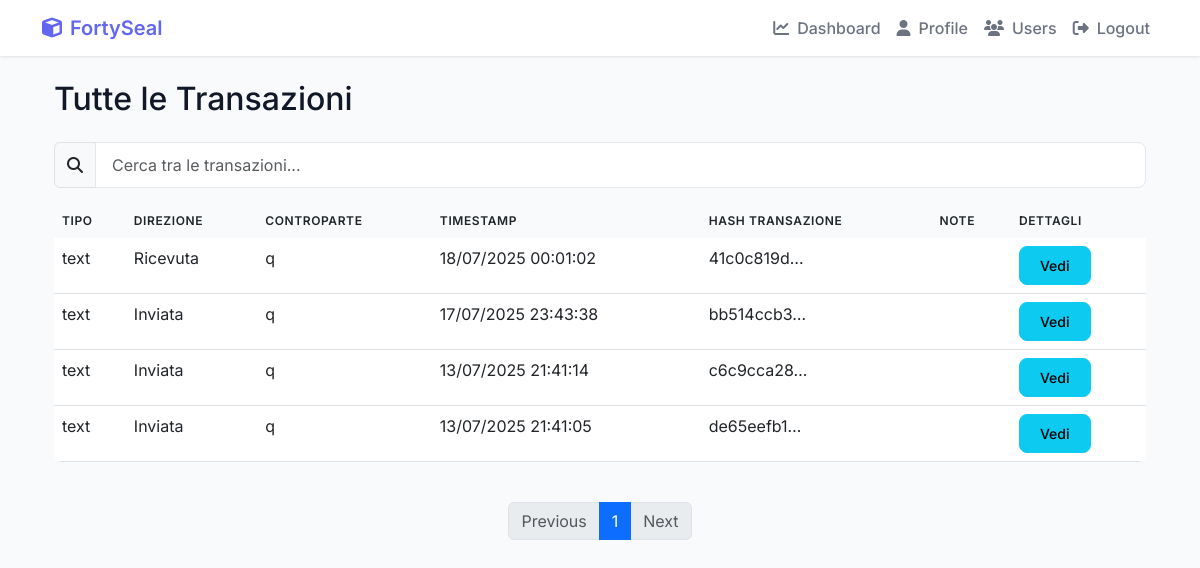
The app's page /all-transactions/ (signed in) with its own data.
### Cripto1/models.py (models this page shows, shortened)
class Transaction(models.Model):
    TRANSACTION_TYPES = [
        ('text', 'Text Message'),
        ('file', 'File Upload'),
    ]
    block = models.ForeignKey(Block, on_delete=models.CASCADE, related_name='transactions', null=True, blank=True)
    type = models.CharField(max_length=50, choices=TRANSACTION_TYPES)
    sender = models.ForeignKey(User, on_delete=models.CASCADE, related_name='sent_transactions')
    receiver = models.ForeignKey(User, on_delete=models.CASCADE, related_name='received_transactions')
    sender_public_key = models.TextField(null=True, blank=True)  # Nuovo campo
    content = models.TextField(blank=True)  # For text messages
    file = models.FileField(upload_to='transaction_files/', null=True, blank=True,
                          validators=[FileExtensionValidator(allowed_extensions=['pdf', 'csv', 'xlsx', 'xls', 'doc', 'docx', 'txt'])])
    timestamp = models.FloatField()
    transaction_hash = models.CharField(max_length=255, unique=True)
    signature = models.TextField(null=True, blank=True)
    is_encrypted = models.BooleanField(default=False)
    original_filename = models.CharField(max_length=255, blank=True, null=True) # Per salvare il nome originale del file cifrato
    encrypted_symmetric_key = models.BinaryField(null=True, blank=True) # Per la chiave simmetrica cifrata del file
    receiver_public_key_at_encryption = models.TextField(null=True, blank=True) # Public key of receiver at the time of encryption
    max_downloads = models.IntegerField(null=True, blank=True, default=None) # Numero massimo di download consentiti
    current_downloads = models.IntegerField(default=0) # Contatore dei download effettuati
    is_viewed = models.BooleanField(default=False) # Indica se la transazione è stata visualizzata dal destinatario
    sender_encrypted_content = models.TextField(blank=True, null=True)  # Contenuto crittografato per il mittente (per messaggi di testo)
    sender_encrypted_symmetric_key = models.BinaryField(null=True, blank=True)  # Chiave simmetrica crittografata per il mittente (per file)

### Cripto1/views.py (the view)
# urls.py: path('all-transactions/', views.all_transactions_view, name='all_transactions'),
@login_required
def all_transactions_view(request):
    if request.user.is_superuser:
        transactions_list = Transaction.objects.all().order_by('-timestamp')
    else:
        transactions_list = Transaction.objects.filter(
            models.Q(sender=request.user) |
            models.Q(receiver=request.user)
        ).order_by('-timestamp')
    for tx in transactions_list:
        tx.timestamp_datetime = datetime.fromtimestamp(tx.timestamp, tz=timezone.get_current_timezone())
        if tx.sender == request.user:
            tx.direction = "Inviata"
        elif tx.receiver == request.user:
            tx.direction = "Ricevuta"
        else:
            tx.direction = "Tra altri utenti"
    paginator = Paginator(transactions_list, 10) # Show 10 transactions per page
    page = request.GET.get('page')
    try:
        transactions = paginator.page(page)
    except PageNotAnInteger:
        transactions = paginator.page(1)
    except EmptyPage:
        transactions = paginator.page(paginator.num_pages)
    context = {
        'all_transactions': transactions,
    }
    return render(request, 'Cripto1/all_transactions.html', context)

### Cripto1/models.py (called while the page is built)
    def is_locked(self):
        if self.locked_until and timezone.now() < self.locked_until:
            return True
        return False

    def update_last_login(self, ip_address=None):
        self.last_login_date = timezone.now()
        if ip_address:
            self.last_login_ip = ip_address
        self.save()

### Cripto1/templates/Cripto1/all_transactions.html (shortened to what this page needs)
{% extends 'Cripto1/base.html' %}
{% block content %}
<div class="container mt-4">
    <h2 class="mb-4">Tutte le Transazioni</h2>
    <div class="mb-3">
        <div class="input-group">
            <span class="input-group-text"><i class="fas fa-search"></i></span>
            <input type="text" id="transactionSearch" class="form-control" placeholder="Cerca tra le transazioni...">
        </div>
    </div>
    <div class="table-responsive d-none d-md-block">
        <table class="table" id="transactionsTable">
            <thead>
                <tr>
                    <th>Tipo</th>
                    <th>Direzione</th>
                    <th>Controparte</th>
                    <th>Timestamp</th>
                    <th>Hash Transazione</th>
                    <th>Note</th>
                    <th>Dettagli</th>
                </tr>
            </thead>
            <tbody>
                {% for tx in all_transactions %}
                <tr>
                    <td>{{ tx.type }}</td>
                    <td>{{ tx.direction }}</td>
                    <td>
                        {% if tx.sender.userprofile.user_key == request.user.userprofile.user_key %}
                            {{ tx.receiver.username|truncatechars:10 }}
                        {% else %}
                            {{ tx.sender.username|truncatechars:10 }}
                        {% endif %}
                    </td>
                    <td>{{ tx.timestamp_datetime|date:"d/m/Y H:i:s" }}</td>
                    <td>{{ tx.transaction_hash|truncatechars:10 }}</td>
                    <td>{{ tx.notes }}</td>
                    <td><a href="{% url 'Cripto1:transaction_details' tx.id %}" class="btn btn-info btn-sm">Vedi</a></td>
                </tr>
                {% endfor %}
            </tbody>
        </table>
    </div>
    <nav aria-label="Page navigation" class="mt-4">
        <ul class="pagination justify-content-center">
            {% if all_transactions.has_previous %}
                <li class="page-item"><a class="page-link" href="?page={{ all_transactions.previous_page_number }}">Previous</a></li>
            {% else %}
                <li class="page-item disabled"><a class="page-link" href="#">Previous</a></li>
            {% endif %}
            {% for num in all_transactions.paginator.page_range %}
                {% if all_transactions.number == num %}
                    <li class="page-item active"><a class="page-link" href="?page={{ num }}">{{ num }}</a></li>
                {% else %}
                    <li class="page-item"><a class="page-link" href="?page={{ num }}">{{ num }}</a></li>
                {% endif %}
            {% endfor %}
            {% if all_transactions.has_next %}
                <li class="page-item"><a class="page-link" href="?page={{ all_transactions.next_page_number }}">Next</a></li>
            {% else %}
                <li class="page-item disabled"><a class="page-link" href="#">Next</a></li>
            {% endif %}
        </ul>
    </nav>
</div>
{% endblock %}

### Cripto1/templates/Cripto1/base.html (style rules this page uses)
:root { --primary-color: #6366f1; --secondary-color: #4f46e5; --success-color: #22c55e; --danger-color: #ef4444; --warning-color: #f59e0b; --info-color: #3b82f6; --background-color: #f9fafb; --card-background: #ffffff; --text-primary: #111827; --text-secondary: #6b7280; --bottom-nav-height: 56px; }
body { font-family: 'Inter', sans-serif; background-color: var(--background-color); color: var(--text-primary); }
.btn { font-weight: 500; border-radius: 8px; padding: 0.5rem 1.25rem; transition: all 0.2s ease; }
.table { border-radius: 8px; overflow: hidden; }
.table thead th { background-color: var(--background-color); border-bottom: none; font-weight: 600; text-transform: uppercase; font-size: 0.75rem; letter-spacing: 0.05em; }
.form-control { border-radius: 8px; border: 1px solid #e5e7eb; padding: 0.625rem 1rem; }
:root { --primary-color: #6366f1; --secondary-color: #4f46e5; --success-color: #22c55e; --danger-color: #ef4444; --warning-color: #f59e0b; --info-color: #3b82f6; --background-color: #f9fafb; --card-background: #ffffff; --text-primary: #111827; --text-secondary: #6b7280; }

### records on screen
Transaction: type "text", direction "Ricevuta", sender.username "q", timestamp_datetime "18/07/2025 00:01:02", transaction_hash "41c0c819d…"
Transaction: type "text", direction "Inviata", receiver.username "q", timestamp_datetime "17/07/2025 23:43:38", transaction_hash "bb514ccb3…"
Transaction: type "text", direction "Inviata", receiver.username "q", timestamp_datetime "13/07/2025 21:41:14", transaction_hash "c6c9cca28…"
Transaction: type "text", direction "Inviata", receiver.username "q", timestamp_datetime "13/07/2025 21:41:05", transaction_hash "de65eefb1…"

### other values on screen
{{ num }} "1"
